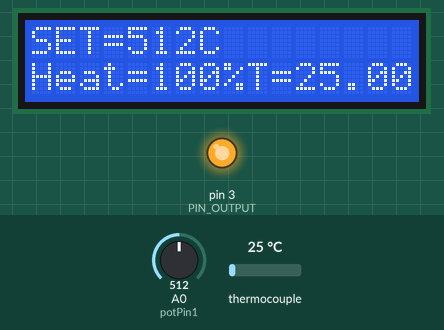
Simulated run of this sketch. Board: Arduino Uno, built with avr-gcc and run on an emulated ATmega328P. On the bench: 16×2 character LCD, output pins drawn as LEDs (lit = HIGH). The inputs (shaded band) are chosen by the test bench; at power-on: thermocouple 25 °C, A0 (potPin1) = 512. Pins used as bus, display or sensor lines are not drawn; what the sketch prints to the serial monitor is not drawn.

Above: at 1.7 s.
1.8 s: thermocouple set to 294 °C
At 2.9 s:
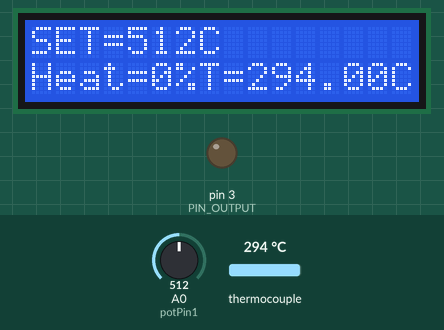
5.0 s: A0 (potPin1) set to 305
At 6.1 s:
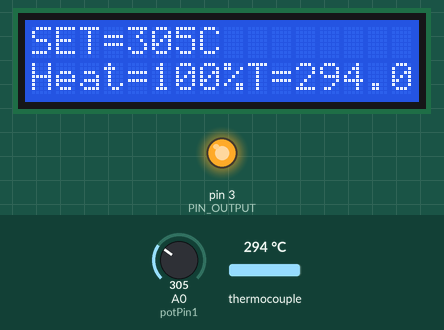
7.1 s: A0 (potPin1) set to 293
At 8.3 s:
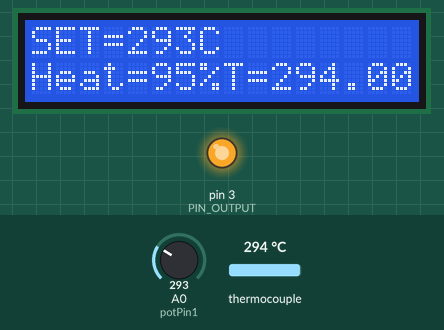
10.9 s: thermocouple set to 6 °C
At 12.6 s:
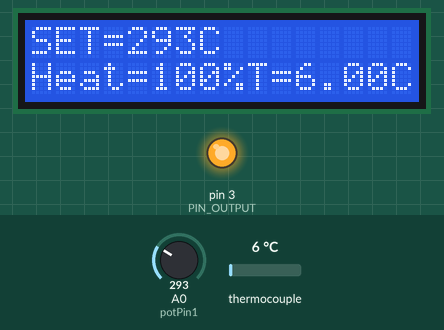
13.1 s: A0 (potPin1) set to 0
At 14.4 s:
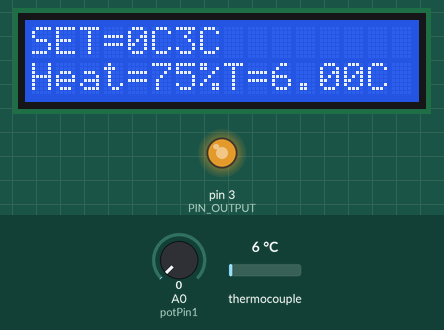
16.9 s: thermocouple set to 8 °C
At 18.5 s:
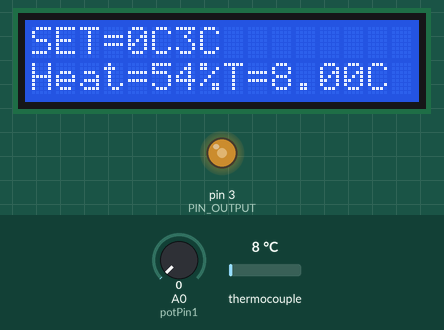
20.2 s: thermocouple set to 10 °C
Timing chart, 0 to 25.0 s (numbered marks = the images above; inputs shaded):
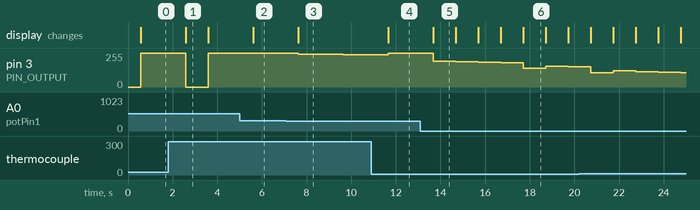

Measured:
- the behaviour switches between 294 and 293 on A0 (potPin1) (found by bisection; images 2 and 3)
- after the input at 1.8 s, pin 3 (PIN_OUTPUT): 255/255 → 0/255 after 0.78 s, → 255/255 1.0 s later; the display: changes after 0.79 s (image 1)
- after the input at 5.0 s, the display: changes after 0.62 s (image 2)
- after the input at 7.1 s, pin 3 (PIN_OUTPUT): 255/255 → 244/255 after 0.53 s, → 243/255 2.0 s later; the display: changes after 0.53 s (image 3)
- after the input at 10.9 s, pin 3 (PIN_OUTPUT): 243/255 → 255/255 after 0.76 s; the display: changes after 0.77 s (image 4)
- after the input at 13.1 s, pin 3 (PIN_OUTPUT): 255/255 → 192/255 after 0.58 s, → 189/255 1.0 s later, → 186/255 1.0 s later, → 183/255 1.0 s later; the display: changes after 0.58 s (image 5)
- what the display in image 1 shows lasts 1.0 s, from 2.6 s to 3.6 s

The sketch:

SetPointPotPIDrev4max.ino
```cpp
 // This is a Temperature PID(basic) control,
// The setpoit is inserted from a Potenciometer
// The input is the Max6675 thermocuopleCelsius with a K type termocouple.
// The Output is the PWM that control a SSR (solid state rele)

   //The PID basic
  #include <PID_v1.h>
  #define PIN_INPUT 0  //this is the potenciometer 1 / Th SET Temperature
  #define PIN_INPUT 1  //this is the potenciometer 2 (not used in this example)
  #define PIN_OUTPUT 3 //this is PWM output for SSR rele

  // The potenciometers
  int potPin1 = A0;
  int potPin2 = A1;

  // The  LiquidCrystal
#include <LiquidCrystal.h>
  LiquidCrystal lcd(7,8,9,10,11,12);

  //The Max6675
#include <max6675.h>
       int thermoDO = 4;
       int thermoCS = 5;
       int thermoCLK = 6;
   MAX6675 thermocouple(thermoCLK, thermoCS, thermoDO);


   //Defining PID
double Setpoint, Input, Output;   //Define Variables we'll be connecting to
double Kp=10, Ki=5, Kd=1;          //The  initial tuning parameters
PID myPID(&Input, &Output, &Setpoint, Kp, Ki, Kd, DIRECT);


void setup() {
  Serial.begin(9600);
  // A basic description shown on the serail monitor
  Serial.println("Temperature  control of the Roaster");
  //Wait for Max chip to stabiliza
  Serial.println("MAX6675 test");
  // Time to wait for MAX chip to stabilize
  delay(500);

lcd.begin(16, 2);
lcd.clear();
}

void loop() {

    Input = thermocouple.readCelsius();  //initialize the variables Input
    Setpoint =analogRead(potPin1) ;                        // The set point is readed
    myPID.SetMode(AUTOMATIC);            //turn the PID ON
    Input = thermocouple.readCelsius();
  myPID.Compute();                       // PID in action

  analogWrite(PIN_OUTPUT, Output);       // The result of the PID process

                                        // Printing on Monitor
  Serial.print ("Set Temp:");
  Serial.print (analogRead(potPin1));
  Serial.println ("C");
  Serial.print ("Power Heat:");
       int val = Output;                // Mapping to percentage of the Power Heat
       val = map(val, 0, 255, 0, 100);
       analogWrite(9, val);
       Serial.print (val);
       Serial.println ("%");

        Serial.print("Roaster Temp = ");
        Serial.print(thermocouple.readCelsius());
        Serial.println ("C");

                                           //Printing on LCD 2x16
  lcd.setCursor(0,0); // Sets the cursor to col 0 and row 0
  lcd.print("SET="); // Prints Sensor Val: to LCD
  lcd.print(analogRead(potPin1)); // Prints value on Potpin1 to LCD
  lcd.print("C");

  lcd.setCursor(0,1); // Sets the cursor to col 1 and row 0
  lcd.print("Heat="); // Prints Sensor Val: to LCD
lcd.print(val); // Prints value on Potpin1 to LCD
lcd.print("%");
        lcd.print("T=");
        lcd.print(thermocouple.readCelsius());
        lcd.println ("C");

 delay (1000);
}
```
